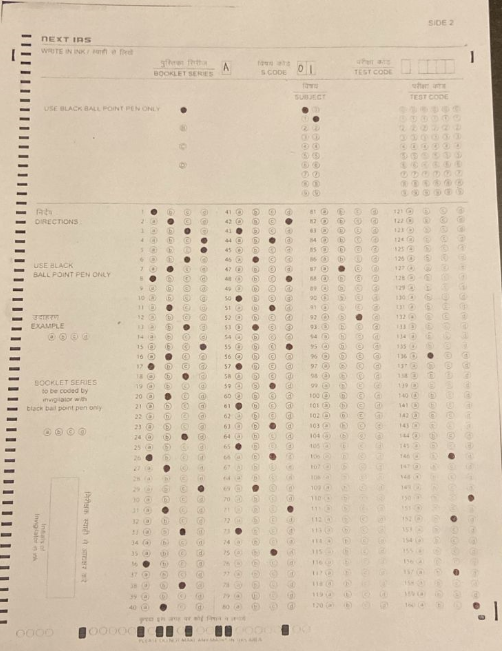
#> input picture omr_final_self/old_with_smart_guy_stuff/omr_v2.png, 502 x 651 px, given in place of 9_answer_section.png, which was not available
$ python find_question_level_section_from_question_section.py
#> lines starting #> are read from the running program, lines starting #| are printed output that depends on the picture; pictures that were not available may be replaced by others from this repository, and a replacement may not be noted
### omr_final_self/old_with_smart_guy_stuff/main.py
import cv2
import numpy as np
import os
from collections import Counter

def preprocess_image_for_questions(image, debug_folder="debug"):
    """Loads and preprocesses the OMR sheet image."""
    print("innn")
    if not os.path.exists(debug_folder):
        os.makedirs(debug_folder)

    print("Applying CLAHE for contrast enhancement...")
    clahe = cv2.createCLAHE(clipLimit=3.0, tileGridSize=(8, 8))
    image = clahe.apply(image)
    cv2.imwrite(os.path.join(debug_folder, "2_clahe_applied.png"), image)

    # print("Applying Gaussian blur...")
    # blurred = cv2.GaussianBlur(image, (5, 5), 0)
    # cv2.imwrite(os.path.join(debug_folder, "3_blurred.png"), blurred)

    print("Applying adaptive threshold...")
    thresh = cv2.adaptiveThreshold(image, 255, cv2.ADAPTIVE_THRESH_GAUSSIAN_C,
                                   cv2.THRESH_BINARY_INV, 11, 2)
    cv2.imwrite(os.path.join(debug_folder, "4_thresholded.png"), thresh)

    return image, thresh
# [121 lines left out: functions preprocess_image, detect_rectangles, extract_answer_section, main, not called in this run]


# Example Usage
# [2 lines that do not run on import are left out]

### omr_final_self/old_with_smart_guy_stuff/find_question_level_section_from_question_section.py


import cv2
import numpy as np
import os
from collections import Counter

from main import preprocess_image_for_questions


def main():
    image_path = "debug/9_answer_section.png"
    quest_section_folder = "./debug/question_section"
    save_path = "debug/question_section/"
    image = cv2.imread(image_path, cv2.IMREAD_GRAYSCALE)
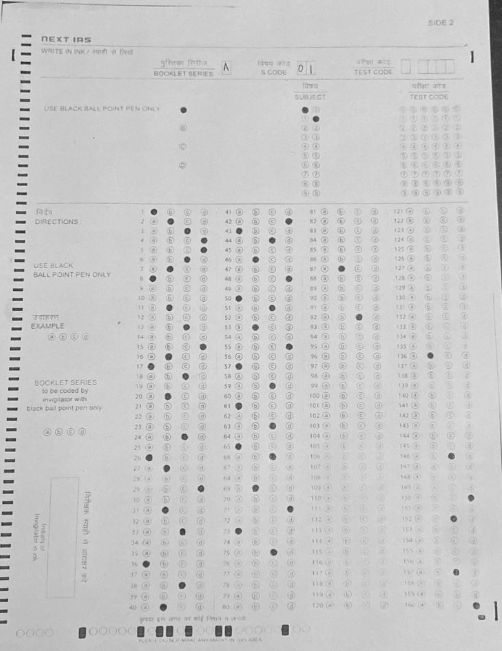
#> image: shape (651, 502); min 34, max 233, mean 201.3

    preprocess_image_for_questions(image, quest_section_folder)
#> in preprocess_image_for_questions, `image = clahe.apply(image)`:
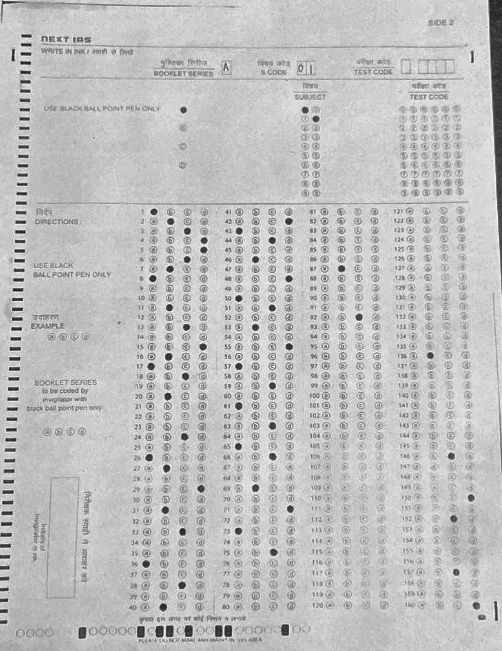
#> image: shape (651, 502); min 24, max 242, mean 192.2
#> in preprocess_image_for_questions, `thresh = cv2.adaptiveThreshold(image, 255, cv2.ADAPTIVE_THRESH_GAUSSIA..`:
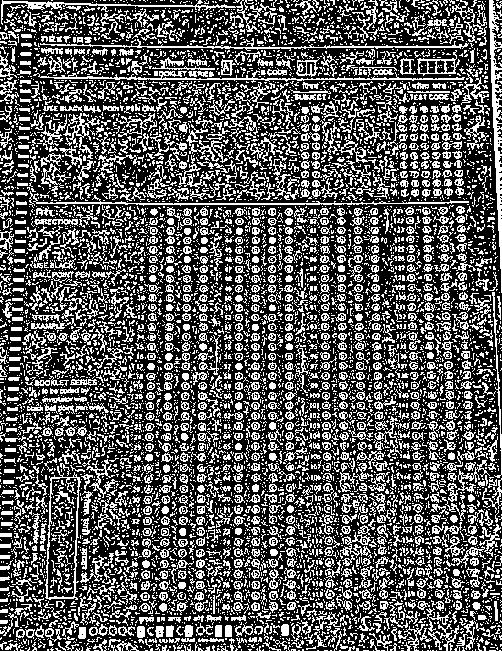
#> thresh: shape (651, 502); 35.5% white in thin lines or dots


    # Load the thresholded OMR sheet image
    image_path = quest_section_folder +  "/4_thresholded.png"  # Update with your image path
    image = cv2.imread(image_path, cv2.IMREAD_GRAYSCALE)

    # Get image dimensions
    height, width = image.shape
#> height = 651; width = 502

    # Define vertical split positions
    # Define vertical split positions
    quest_width = width
#> quest_width = 502
#> (the run stopped early here; a loop or call above may not have finished)
